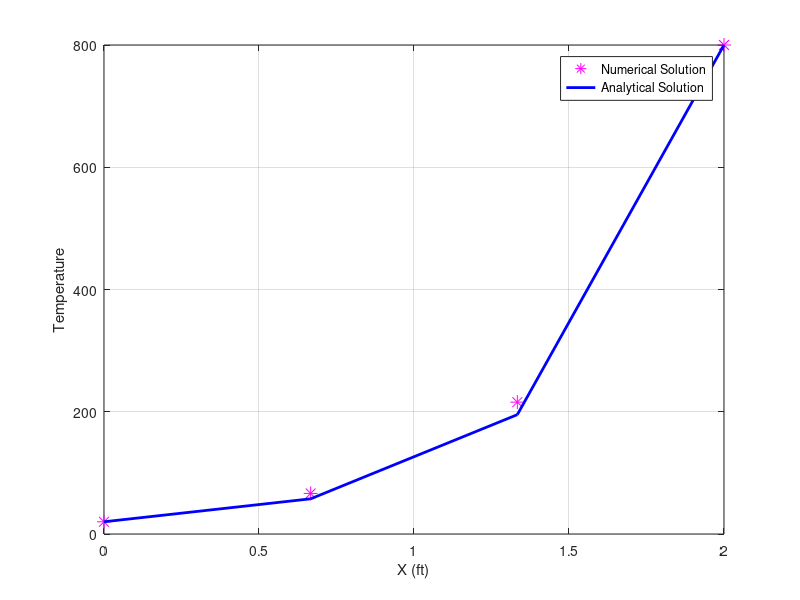

MATLAB code for this plot:
clear
clc
close all


%A = [2.04 -1 0 0;-1 2.04 -1 0;0 -1 2.04 -1;0 0 -1 2.04];
%B = [40.8 0.8 0.8 200.8]';

T0 = 20;
TL = 800;

%T = [T0;inv(A)*B;TL]

delx = 8/12;

L = 2;

x = 0:delx:L;

Tguess = 0*x;

Tguess(1) = T0;
Tguess(end) = TL;

%Tguess = [T0 0 0 0 0 TL];

Ta = 20;
hprime = 5;

for iter = 1:100
  for idx = 2:length(Tguess)-1
    Tguess(idx) = (Tguess(idx-1) + hprime*delx^2*Ta + Tguess(idx+1))/(2+hprime*delx^2);
  end
end
disp(Tguess')

%A*exp(sqrt(hprime*0)) + B*exp(-sqrt(hprime*0)) = 40-Ta

AA = [exp(sqrt(hprime)*0) exp(-sqrt(hprime)*0); exp(sqrt(hprime)*L) exp(-sqrt(hprime)*L)];
BB = [T0-Ta;TL-Ta];
AABB = inv(AA)*BB;
A = AABB(1);
B = AABB(2);
T = A*exp(sqrt(hprime)*x) + B*exp(-sqrt(hprime)*x) + Ta;

fig = figure();
set(axes,'FontSize',14)
set(fig,'color','white')
plot(x,Tguess,'m*','MarkerSize',10)
grid on
hold on
plot(x,T,'b-','LineWidth',2)
legend('Numerical Solution','Analytical Solution')
xlabel('X (ft)')
ylabel('Temperature')
